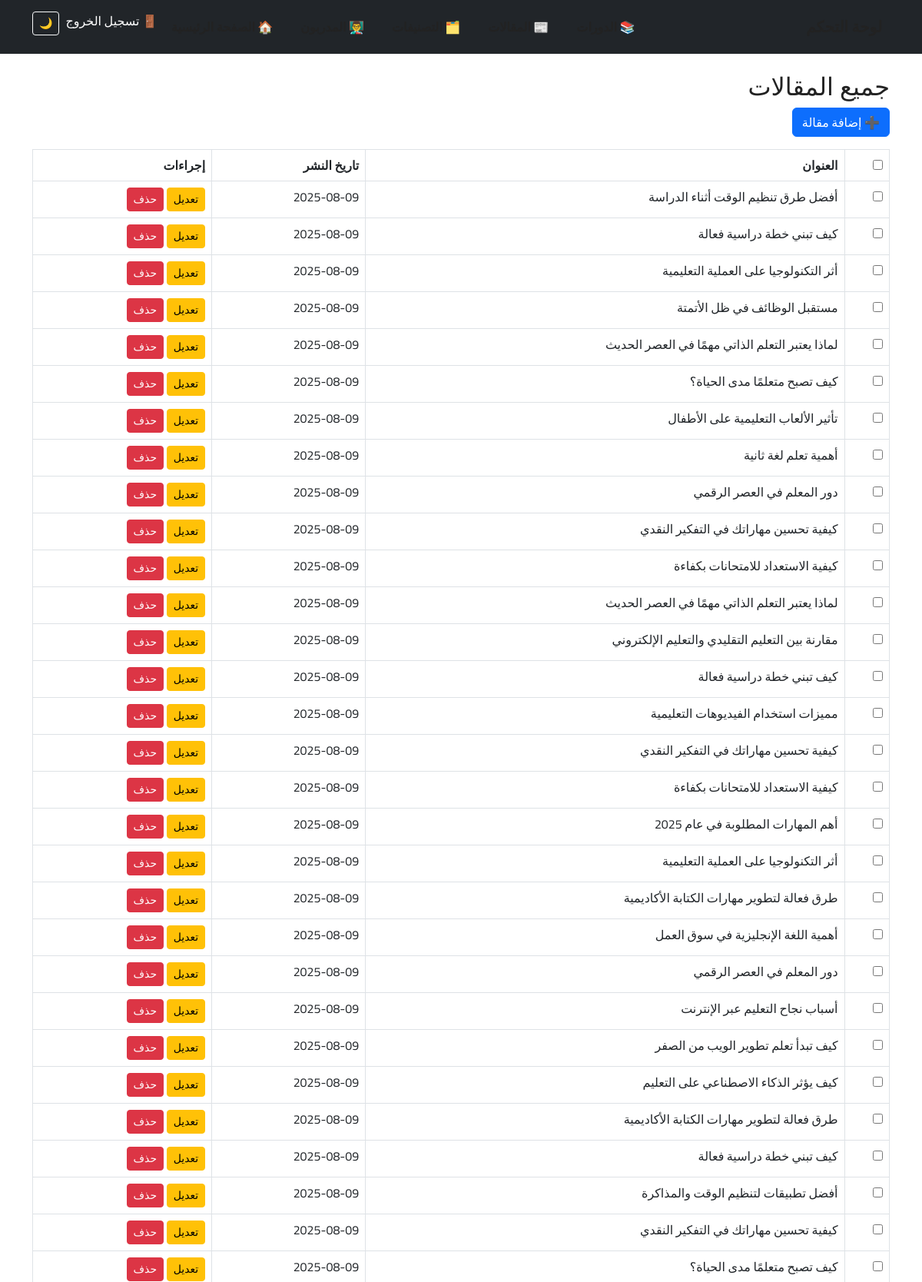
The page /ar/dashboard/posts/ (signed in, upper part) on the database its author committed.
### blog/models.py (models this page shows, shortened)
class Post(models.Model):
    title = models.CharField(max_length=200, verbose_name=_("عنوان المقال"))
    slug = models.SlugField(unique=True, allow_unicode=True, blank=True, verbose_name=_("الرابط"))
    author = models.ForeignKey(User, on_delete=models.CASCADE, verbose_name=_("الكاتب"))
    content = models.TextField(verbose_name=_("محتوى المقال"))
    image = models.ImageField(upload_to='blog_images/', null=True, blank=True, verbose_name=_("صورة المقال"))
    created_at = models.DateTimeField(auto_now_add=True, verbose_name=_("تاريخ النشر"))
    updated_at = models.DateTimeField(auto_now=True, verbose_name=_("آخر تحديث"))
    is_published = models.BooleanField(default=True, verbose_name=_("منشور"))
    likes = models.PositiveIntegerField(default=0, verbose_name=_("إعجاب"))
    class Meta:
        verbose_name = _("مقال")
        verbose_name_plural = _("مقالات")
        ordering = ['-created_at']

### dashboard/views.py (the view)
# urls.py: path('posts/', views.post_list, name='post_list'),
@user_passes_test(is_admin)
def post_list(request):
    posts = Post.objects.all()
    return render(request, "dashboard/blog/post_list.html", {"posts": posts})

### dashboard/views.py (called while the page is built)
def is_admin(user):
    return user.is_authenticated and user.is_staff

### dashboard/templates/dashboard/blog/post_list.html (shortened to what this page needs)
{% extends "dashboard/base.html" %}
{% load i18n static %}
{% block content %}
<h2>{% trans "جميع المقالات" %}</h2>
<a class="btn btn-primary mb-3" href="{% url 'dashboard:add_post' %}">➕ {% trans "إضافة مقالة" %}</a>
<form method="post" action="{% url 'dashboard:confirm_bulk_delete' %}">
  <table class="table table-bordered">
      <thead>
          <tr>
              <th><input type="checkbox" id="select-all"></th>
              <th>{% trans "العنوان" %}</th>
              <th>{% trans "تاريخ النشر" %}</th>
              <th>{% trans "إجراءات" %}</th>
          </tr>
      </thead>
      <tbody>
          {% for post in posts %}
          <tr>
              <td><input type="checkbox" name="selected_posts" value="{{ post.id }}"></td>
              <td>{{ post.title }}</td>
              <td>{{ post.created_at|date:"Y-m-d" }}</td>
              <td>
                  <a class="btn btn-sm btn-warning" href="{% url 'dashboard:edit_post' post.id %}">{% trans "تعديل" %}</a>
                  <a class="btn btn-sm btn-danger" href="{% url 'dashboard:delete_post' post.id %}">{% trans "حذف" %}</a>
              </td>
          </tr>
          {% empty %}
          <tr>
              <td colspan="4">{% trans "لا توجد مقالات حاليًا." %}</td>
          </tr>
          {% endfor %}
      </tbody>
  </table>
</form>
{% endblock %}

### rows shown on the page
Post: title "أفضل طرق تنظيم الوقت أثناء الدراسة", created_at "2025-08-09"
Post: title "كيف تبني خطة دراسية فعالة", created_at "2025-08-09"
Post: title "أثر التكنولوجيا على العملية التعليمية", created_at "2025-08-09"
Post: title "مستقبل الوظائف في ظل الأتمتة", created_at "2025-08-09"
Post: title "لماذا يعتبر التعلم الذاتي مهمًا في العصر الحديث", created_at "2025-08-09"
Post: title "كيف تصبح متعلمًا مدى الحياة؟", created_at "2025-08-09"
Post: title "تأثير الألعاب التعليمية على الأطفال", created_at "2025-08-09"
Post: title "أهمية تعلم لغة ثانية", created_at "2025-08-09"
Post: title "دور المعلم في العصر الرقمي", created_at "2025-08-09"
Post: title "كيفية تحسين مهاراتك في التفكير النقدي", created_at "2025-08-09"
Post: title "كيفية الاستعداد للامتحانات بكفاءة", created_at "2025-08-09"
Post: title "لماذا يعتبر التعلم الذاتي مهمًا في العصر الحديث", created_at "2025-08-09"
Post: title "مقارنة بين التعليم التقليدي والتعليم الإلكتروني", created_at "2025-08-09"
Post: title "كيف تبني خطة دراسية فعالة", created_at "2025-08-09"
Post: title "مميزات استخدام الفيديوهات التعليمية", created_at "2025-08-09"
Post: title "كيفية تحسين مهاراتك في التفكير النقدي", created_at "2025-08-09"
Post: title "كيفية الاستعداد للامتحانات بكفاءة", created_at "2025-08-09"
Post: title "أهم المهارات المطلوبة في عام 2025", created_at "2025-08-09"
Post: title "أثر التكنولوجيا على العملية التعليمية", created_at "2025-08-09"
Post: title "طرق فعالة لتطوير مهارات الكتابة الأكاديمية", created_at "2025-08-09"
Post: title "أهمية اللغة الإنجليزية في سوق العمل", created_at "2025-08-09"
Post: title "دور المعلم في العصر الرقمي", created_at "2025-08-09"
Post: title "أسباب نجاح التعليم عبر الإنترنت", created_at "2025-08-09"
Post: title "كيف تبدأ تعلم تطوير الويب من الصفر", created_at "2025-08-09"
Post: title "كيف يؤثر الذكاء الاصطناعي على التعليم", created_at "2025-08-09"
Post: title "طرق فعالة لتطوير مهارات الكتابة الأكاديمية", created_at "2025-08-09"
Post: title "كيف تبني خطة دراسية فعالة", created_at "2025-08-09"
Post: title "أفضل تطبيقات لتنظيم الوقت والمذاكرة", created_at "2025-08-09"
Post: title "كيفية تحسين مهاراتك في التفكير النقدي", created_at "2025-08-09"
Post: title "كيف تصبح متعلمًا مدى الحياة؟", created_at "2025-08-09"
